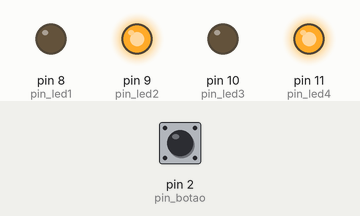
A sketch run on a simulated Arduino Uno, built with avr-gcc and run on an emulated ATmega328P. Parts: output pins drawn as LEDs (lit = HIGH). Inputs (shaded band) come from the test bench; at power-on: pin 2 (pin_botao) LOW.

Above: at 1.2 s.
1.3 s: pin 2 (pin_botao) pulled HIGH for 0.15 s
At 1.37 s:
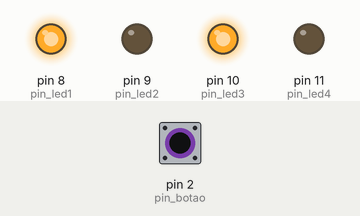
2.9 s: pin 2 (pin_botao) pulled HIGH for 3.2 s
At 6.4 s:
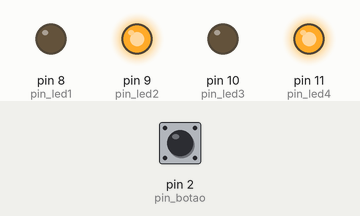
Timing chart, 0 to 7.9 s (numbered marks = the images above; inputs shaded):
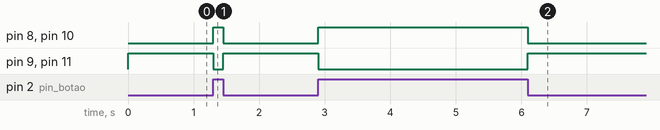

Measured:
- after the input at 1.3 s, pin 8 (pin_led1), pin 10 (pin_led3): LOW → HIGH at once, → LOW 0.15 s later; pin 9 (pin_led2), pin 11 (pin_led4): HIGH → LOW at once, → HIGH 0.15 s later
- after the input at 2.9 s, pin 8 (pin_led1), pin 10 (pin_led3): LOW → HIGH at once, → LOW 3.2 s later; pin 9 (pin_led2), pin 11 (pin_led4): HIGH → LOW at once, → HIGH 3.2 s later

The sketch:

exercicio3.ino
```cpp
#define pin_led1 8 // definindo o pino 8 como pin_led1
#define pin_led2 9 // definindo o pino 9 como pin_led2
#define pin_led3 10 // definindo o pino 10 como pin_led3
#define pin_led4 11 // definindo o pino 11 como pin_led4
#define pin_botao 2 // definindo o pino 2 como pin_botao

void setup() {
  pinMode(pin_led1, OUTPUT); // definindo a saida do pin_led1
  pinMode(pin_led2, OUTPUT); // definindo a saida do pin_led2
  pinMode(pin_led3, OUTPUT); // definindo a saida do pin_led3
  pinMode(pin_led4, OUTPUT); // definindo a saida do pin_led4
  pinMode(pin_botao, INPUT); // definindo a entrada do pin_botao
}

void loop() {
  bool estado = digitalRead(pin_botao); // lê a informação do pino 2
  if (estado == 1) {
    digitalWrite(pin_led1, HIGH); // caso o botão for precionado, pin_led1 será ativado
    digitalWrite(pin_led3, HIGH); // caso o botão for precionado, pin_led3 será ativado
    digitalWrite(pin_led2, LOW); // caso o botão não for precionado, pin_led2 será desativado
    digitalWrite(pin_led4, LOW); // caso o botão não for precionado, pin_led4 será desativado
  } else {
    digitalWrite(pin_led1, LOW); // caso o botão não for precionado, pin_led1 será desativado
    digitalWrite(pin_led3, LOW); // caso o botão não for precionado, pin_led3 será desativado
    digitalWrite(pin_led2, HIGH); // // caso o botão for precionado, pin_led2 será ativado
    digitalWrite(pin_led4, HIGH); // // caso o botão for precionado, pin_led4 será ativado
  }

}
```
